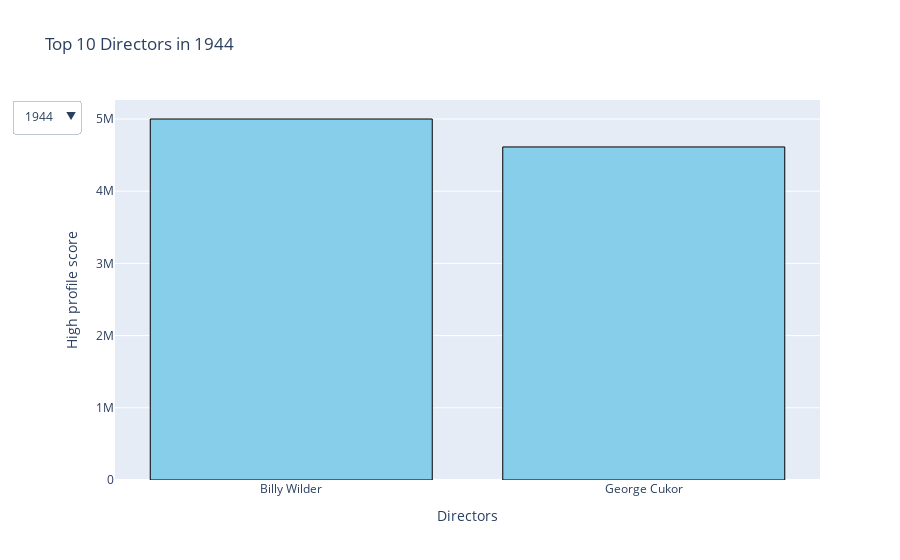

Notebook code for this chart:
### Markdown cell above
### Directors

### Code cell
q3.plot_top_directors_interactive(director_revenue_year, 10)

### Figure 1 — Plotly figure (JSON) as saved in the notebook; plotly's stock layout.template omitted (floating-point values rounded to 4 significant figures)
{"data": [{"marker": {"color": "skyblue", "line": {"color": "black", "width": 1}}, "type": "bar", "x": ["Billy Wilder", "George Cukor"], "y": [5000000, 4613000]}], "layout": {"title": {"text": "Top 10 Directors in 1944"}, "updatemenus": [{"buttons": [{"args": [{"x": [["Billy Wilder", "George Cukor"]], "y": [[5000000, 4613000]]}, {"title": "Top 10 Directors in 1944"}], "label": "1944", "method": "update"}, {"args": [{"x": [["Leo McCarey", "Alfred Hitchcock", "Billy Wilder", "George Cukor"]], "y": [[21333333, 7000000, 5000000, 4613000]]}, {"title": "Top 10 Directors in 1945"}], "label": "1945", "method": "update"}, {"args": [{"x": [["William Wyler", "Leo McCarey", "Alfred Hitchcock", "Billy Wilder", "George Cukor", "Frank Capra"]], "y": [[23650000, 21333333, 7000000, 5000000, 4613000, 3300000]]}, {"title": "Top 10 Directors in 1946"}], "label": "1946", "method": "update"}, {"args": [{"x": [["William Wyler", "Leo McCarey", "Alfred Hitchcock", "Billy Wilder", "George Cukor", "Frank Capra", "George Seaton"]], "y": [[23650000, 21333333, 7000000, 5000000, 4613000, 3300000, 3150000]]}, {"title": "Top 10 Directors in 1947"}], "label": "1947", "method": "update"}, {"args": [{"x": [["William Wyler", "Leo McCarey", "Alfred Hitchcock", "Billy Wilder", "George Cukor", "Frank Capra", "George Seaton"]], "y": [[23650000, 21333333, 7000000, 5000000, 4613000, 3300000, 3150000]]}, {"title": "Top 10 Directors in 1948"}], "label": "1948", "method": "update"}, {"args": [{"x": [["Leo McCarey", "William Wyler", "Alfred Hitchcock", "Billy Wilder", "William A. Wellman", "George Cukor", "Frank Capra", "Henry King", "George Seaton"]], "y": [[21333333, 12975000, 7000000, 5000000, 4700000, 4613000, 3300000, 3225000, 3150000]]}, {"title": "Top 10 Directors in 1949"}], "label": "1949", "method": "update"}, {"args": [{"x": [["Leo McCarey", "William Wyler", "Compton Bennett", "Alfred Hitchcock", "Billy Wilder", "William A. Wellman", "George Cukor", "Vincente Minnelli", "Frank Capra", "Henry King"]], "y": [[21333333, 12975000, 10050000, 7000000, 5000000, 4700000, 4381500, 4150000, 3300000, 3225000]]}, {"title": "Top 10 Directors in 1950"}], "label": "1950", "method": "update"}, {"args": [{"x": [["Leo McCarey", "William Wyler", "Mervyn LeRoy", "Compton Bennett", "Elia Kazan", "Alfred Hitchcock", "George Stevens", "Billy Wilder", "William A. Wellman", "George Cukor"]], "y": [[21333333, 12975000, 10500000, 10050000, 8000000, 7000000, 7000000, 5000000, 4700000, 4381500]]}, {"title": "Top 10 Directors in 1951"}], "label": "1951", "method": "update"}, {"args": [{"x": [["Leo McCarey", "William Wyler", "Cecil B. DeMille", "Mervyn LeRoy", "Compton Bennett", "Elia Kazan", "Fred Zinnemann", "Alfred Hitchcock", "George Stevens", "Billy Wilder"]], "y": [[21333333, 12975000, 12000000, 10500000, 10050000, 8000000, 8000000, 7000000, 7000000, 5000000]]}, {"title": "Top 10 Directors in 1952"}], "label": "1952", "method": "update"}, {"args": [{"x": [["Henry Koster", "Leo McCarey", "Fred Zinnemann", "George Stevens", "William Wyler", "Cecil B. DeMille", "Mervyn LeRoy", "Compton Bennett", "Elia Kazan", "Alfred Hitchcock"]], "y": [[36000000, 21333333, 19250000, 13500000, 12650000, 12000000, 10500000, 10050000, 8000000, 7000000]]}, {"title": "Top 10 Directors in 1953"}], "label": "1953", "method": "update"}, {"args": [{"x": [["Henry Koster", "Leo McCarey", "Fred Zinnemann", "George Stevens", "William Wyler", "Cecil B. DeMille", "Mervyn LeRoy", "Compton Bennett", "Elia Kazan", "Edward Dmytryk"]], "y": [[36000000, 21333333, 19250000, 13500000, 12650000, 12000000, 10500000, 10050000, 8800000, 8700000]]}, {"title": "Top 10 Directors in 1954"}], "label": "1954", "method": "update"}, {"args": [{"x": [["Henry Koster", "Leo McCarey", "Fred Zinnemann", "George Stevens", "William Wyler", "Cecil B. DeMille", "Mervyn LeRoy", "Compton Bennett", "Elia Kazan", "Edward Dmytryk"]], "y": [[36000000, 21333333, 19250000, 13500000, 12650000, 12000000, 10500000, 10050000, 8800000, 8700000]]}, {"title": "Top 10 Directors in 1955"}], "label": "1955", "method": "update"}, {"args": [{"x": [["Cecil B. DeMille", "Henry Koster", "Leo McCarey", "George Stevens", "Fred Zinnemann", "William Wyler", "Mervyn LeRoy", "Compton Bennett", "Elia Kazan", "Edward Dmytryk"]], "y": [[46000000, 36000000, 21333333, 20670000.0, 19250000, 12650000, 10500000, 10050000, 8800000, 8700000]]}, {"title": "Top 10 Directors in 1956"}], "label": "1956", "method": "update"}, {"args": [{"x": [["Cecil B. DeMille", "Henry Koster", "Joshua Logan", "Leo McCarey", "George Stevens", "Fred Zinnemann", "William Wyler", "Mervyn LeRoy", "Compton Bennett", "Elia Kazan"]], "y": [[46000000, 36000000, 22000115, 21333333, 20670000.0, 19250000, 12650000, 10500000, 10050000, 8800000]]}, {"title": "Top 10 Directors in 1957"}], "label": "1957", "method": "update"}, {"args": [{"x": [["Cecil B. DeMille", "Henry Koster", "Joshua Logan", "Leo McCarey", "George Stevens", "Fred Zinnemann", "William Wyler", "Mervyn LeRoy", "Compton Bennett", "Elia Kazan"]], "y": [[46000000, 36000000, 22000115, 21333333, 20670000.0, 19250000, 12650000, 10500000, 10050000, 8800000]]}, {"title": "Top 10 Directors in 1958"}], "label": "1958", "method": "update"}, {"args": [{"x": [["Cecil B. DeMille", "Henry Koster", "Joshua Logan", "Leo McCarey", "George Stevens", "Fred Zinnemann", "William Wyler", "Otto Preminger", "Mervyn LeRoy", "Compton Bennett"]], "y": [[46000000, 36000000, 22000115, 21333333, 20670000.0, 19250000, 12650000, 11000000, 10500000, 10050000]]}, {"title": "Top 10 Directors in 1959"}], "label": "1959", "method": "update"}, {"args": [{"x": [["Cecil B. DeMille", "Henry Koster", "Joshua Logan", "Leo McCarey", "George Stevens", "Fred Zinnemann", "Billy Wilder", "William Wyler", "Otto Preminger", "Mervyn LeRoy"]], "y": [[46000000, 36000000, 22000115, 21333333, 20670000.0, 19250000, 14800000, 12650000, 11000000, 10500000]]}, {"title": "Top 10 Directors in 1960"}], "label": "1960", "method": "update"}, {"args": [{"x": [["Cecil B. DeMille", "Jerome Robbins", "Henry Koster", "Joshua Logan", "Leo McCarey", "George Stevens", "Fred Zinnemann", "Billy Wilder", "William Wyler", "Otto Preminger"]], "y": [[46000000, 43700000, 36000000, 22000115, 21333333, 20670000.0, 19250000, 14800000, 12650000, 11000000]]}, {"title": "Top 10 Directors in 1961"}], "label": "1961", "method": "update"}, {"args": [{"x": [["Ken Annakin", "Cecil B. DeMille", "Jerome Robbins", "Henry Koster", "Joshua Logan", "Leo McCarey", "George Stevens", "Robert Mulligan", "Fred Zinnemann", "Billy Wilder"]], "y": [[50000000, 46000000, 43700000, 36000000, 22000115, 21333333, 20670000.0, 20629846, 19250000, 14800000]]}, {"title": "Top 10 Directors in 1962"}], "label": "1962", "method": "update"}, {"args": [{"x": [["Ken Annakin", "Cecil B. DeMille", "Jerome Robbins", "Henry Koster", "Joshua Logan", "Leo McCarey", "George Stevens", "Robert Mulligan", "Fred Zinnemann", "Billy Wilder"]], "y": [[50000000, 46000000, 43700000, 36000000, 22000115, 21333333, 20670000.0, 20629846, 19250000, 14800000]]}, {"title": "Top 10 Directors in 1963"}], "label": "1963", "method": "update"}, {"args": [{"x": [["Robert Stevenson", "Ken Annakin", "Cecil B. DeMille", "Jerome Robbins", "Henry Koster", "George Cukor", "Joshua Logan", "Leo McCarey", "George Stevens", "Robert Mulligan"]], "y": [[102272727, 50000000, 46000000, 43700000, 36000000, 26921000, 22000115, 21333333, 20670000.0, 20629846]]}, {"title": "Top 10 Directors in 1964"}], "label": "1964", "method": "update"}, {"args": [{"x": [["Robert Wise", "David Lean", "Robert Stevenson", "Ken Annakin", "Cecil B. DeMille", "Jerome Robbins", "Henry Koster", "George Cukor", "Joshua Logan", "Leo McCarey"]], "y": [[286214286, 111721910, 102272727, 50000000, 46000000, 43700000, 36000000, 26921000, 22000115, 21333333]]}, {"title": "Top 10 Directors in 1965"}], "label": "1965", "method": "update"}, {"args": [{"x": [["Robert Wise", "David Lean", "Robert Stevenson", "Ken Annakin", "Cecil B. DeMille", "Jerome Robbins", "Mike Nichols", "Henry Koster", "George Cukor", "Joshua Logan"]], "y": [[286214286, 111721910, 102272727, 50000000, 46000000, 43700000, 40000000, 36000000, 26921000, 22000115]]}, {"title": "Top 10 Directors in 1966"}], "label": "1966", "method": "update"}, {"args": [{"x": [["Robert Wise", "David Lean", "Robert Stevenson", "Mike Nichols", "Stanley Kramer", "Arthur Penn", "Ken Annakin", "Cecil B. DeMille", "Jerome Robbins", "Henry Koster"]], "y": [[286214286, 111721910, 102272727, 72450000.0, 56666667, 50700000, 50000000, 46000000, 43700000, 36000000]]}, {"title": "Top 10 Directors in 1967"}], "label": "1967", "method": "update"}, {"args": [{"x": [["Robert Wise", "David Lean", "Robert Stevenson", "Carol Reed", "Mike Nichols", "Stanley Kramer", "Arthur Penn", "Ken Annakin", "Cecil B. DeMille", "Jerome Robbins"]], "y": [[286214286, 111721910, 102272727, 77402877, 72450000.0, 56666667, 50700000, 50000000, 46000000, 43700000]]}, {"title": "Top 10 Directors in 1968"}], "label": "1968", "method": "update"}, {"args": [{"x": [["Robert Wise", "David Lean", "George Roy Hill", "Robert Stevenson", "Carol Reed", "Mike Nichols", "Stanley Kramer", "Arthur Penn", "Ken Annakin", "Cecil B. DeMille"]], "y": [[286214286, 111721910, 102308889, 102272727, 77402877, 72450000.0, 56666667, 50700000, 50000000, 46000000]]}, {"title": "Top 10 Directors in 1969"}], "label": "1969", "method": "update"}, {"args": [{"x": [["Robert Wise", "Arthur Hiller", "David Lean", "George Roy Hill", "Robert Stevenson", "Carol Reed", "Mike Nichols", "Franklin J. Schaffner", "Stanley Kramer", "Arthur Penn"]], "y": [[286214286, 136397186, 111721910, 102308889, 102272727, 77402877, 72450000.0, 61749765, 56666667, 50700000]]}, {"title": "Top 10 Directors in 1970"}], "label": "1970", "method": "update"}, {"args": [{"x": [["Robert Wise", "Arthur Hiller", "David Lean", "George Roy Hill", "Robert Stevenson", "Carol Reed", "Mike Nichols", "Franklin J. Schaffner", "Stanley Kramer", "William Friedkin"]], "y": [[286214286, 136397186, 111721910, 102308889, 102272727, 77402877, 72450000.0, 61749765, 56666667, 51700000]]}, {"title": "Top 10 Directors in 1971"}], "label": "1971", "method": "update"}, {"args": [{"x": [["Robert Wise", "Francis Ford Coppola", "Arthur Hiller", "David Lean", "George Roy Hill", "Robert Stevenson", "Carol Reed", "Mike Nichols", "Franklin J. Schaffner", "Stanley Kramer"]], "y": [[286214286, 268500000, 136397186, 111721910, 102308889, 102272727, 77402877, 72450000.0, 61749765, 56666667]]}, {"title": "Top 10 Directors in 1972"}], "label": "1972", "method": "update"}, {"args": [{"x": [["Robert Wise", "Francis Ford Coppola", "William Friedkin", "George Lucas", "Arthur Hiller", "George Roy Hill", "David Lean", "Robert Stevenson", "Carol Reed", "Mike Nichols"]], "y": [[286214286, 268500000, 246400000.0, 140000000, 136397186, 130962608, 111721910, 102272727, 77402877, 72450000.0]]}, {"title": "Top 10 Directors in 1973"}], "label": "1973", "method": "update"}, {"args": [{"x": [["Robert Wise", "William Friedkin", "Francis Ford Coppola", "George Lucas", "John Guillermin", "Arthur Hiller", "George Roy Hill", "David Lean", "Robert Stevenson", "Carol Reed"]], "y": [[286214286, 246400000.0, 155300000.0, 140000000, 139700000, 136397186, 130962608, 111721910, 102272727, 77402877]]}, {"title": "Top 10 Directors in 1974"}], "label": "1974", "method": "update"}, {"args": [{"x": [["Robert Wise", "William Friedkin", "Francis Ford Coppola", "George Lucas", "John Guillermin", "Arthur Hiller", "George Roy Hill", "David Lean", "Milos Forman", "Robert Stevenson"]], "y": [[286214286, 246400000.0, 155300000.0, 140000000, 139700000, 136397186, 130962608, 111721910, 108981275, 102272727]]}, {"title": "Top 10 Directors in 1975"}], "label": "1975", "method": "update"}, {"args": [{"x": [["Robert Wise", "William Friedkin", "John G. Avildsen", "Francis Ford Coppola", "George Lucas", "John Guillermin", "Arthur Hiller", "George Roy Hill", "David Lean", "Milos Forman"]], "y": [[286214286, 246400000.0, 225000000, 155300000.0, 140000000, 139700000, 136397186, 130962608, 111721910, 108981275]]}, {"title": "Top 10 Directors in 1976"}], "label": "1976", "method": "update"}, {"args": [{"x": [["Robert Wise", "William Friedkin", "John G. Avildsen", "Francis Ford Coppola", "George Lucas", "John Guillermin", "Arthur Hiller", "George Roy Hill", "David Lean", "Milos Forman"]], "y": [[286214286, 246400000.0, 225000000, 155300000.0, 140000000, 139700000, 136397186, 130962608, 111721910, 108981275]]}, {"title": "Top 10 Directors in 1977"}], "label": "1977", "method": "update"}, {"args": [{"x": [["Robert Wise", "William Friedkin", "John G. Avildsen", "Francis Ford Coppola", "George Lucas", "John Guillermin", "Arthur Hiller", "George Roy Hill", "David Lean", "Milos Forman"]], "y": [[286214286, 246400000.0, 225000000, 155300000.0, 140000000, 139700000, 136397186, 130962608, 111721910, 108981275]]}, {"title": "Top 10 Directors in 1978"}], "label": "1978", "method": "update"}, {"args": [{"x": [["Robert Wise", "William Friedkin", "John G. Avildsen", "Francis Ford Coppola", "George Lucas", "John Guillermin", "Arthur Hiller", "George Roy Hill", "David Lean", "Milos Forman"]], "y": [[286214286, 246400000.0, 225000000, 155300000.0, 140000000, 139700000, 136397186, 130962608, 111721910, 108981275]]}, {"title": "Top 10 Directors in 1979"}], "label": "1979", "method": "update"}, {"args": [{"x": [["Robert Wise", "William Friedkin", "John G. Avildsen", "Francis Ford Coppola", "George Lucas", "John Guillermin", "Arthur Hiller", "George Roy Hill", "David Lean", "Milos Forman"]], "y": [[286214286, 246400000.0, 225000000, 155300000.0, 140000000, 139700000, 136397186, 130962608, 111721910, 108981275]]}, {"title": "Top 10 Directors in 1980"}], "label": "1980", "method": "update"}, {"args": [{"x": [["Robert Wise", "William Friedkin", "John G. Avildsen", "Francis Ford Coppola", "George Lucas", "John Guillermin", "Arthur Hiller", "George Roy Hill", "David Lean", "Milos Forman"]], "y": [[286214286, 246400000.0, 225000000, 155300000.0, 140000000, 139700000, 136397186, 130962608, 111721910, 108981275]]}, {"title": "Top 10 Directors in 1981"}], "label": "1981", "method": "update"}, {"args": [{"x": [["Steven Spielberg", "Robert Wise", "William Friedkin", "John G. Avildsen", "Sydney Pollack", "Francis Ford Coppola", "George Lucas", "John Guillermin", "Arthur Hiller", "George Roy Hill"]], "y": [[792910554, 286214286, 246400000.0, 225000000, 177200000, 155300000.0, 140000000, 139700000, 136397186, 130962608]]}, {"title": "Top 10 Directors in 1982"}], "label": "1982", "method": "update"}, {"args": [{"x": [["Steven Spielberg", "Robert Wise", "William Friedkin", "John G. Avildsen", "Sydney Pollack", "Francis Ford Coppola", "George Lucas", "John Guillermin", "Arthur Hiller", "George Roy Hill"]], "y": [[792910554, 286214286, 246400000.0, 225000000, 177200000, 155300000.0, 140000000, 139700000, 136397186, 130962608]]}, {"title": "Top 10 Directors in 1983"}], "label": "1983", "method": "update"}, {"args": [{"x": [["Steven Spielberg", "Robert Wise", "William Friedkin", "John G. Avildsen", "Sydney Pollack", "Francis Ford Coppola", "George Lucas", "John Guillermin", "Arthur Hiller", "George Roy Hill"]], "y": [[792910554, 286214286, 246400000.0, 225000000, 177200000, 155300000.0, 140000000, 139700000, 136397186, 130962608]]}, {"title": "Top 10 Directors in 1984"}], "label": "1984", "method": "update"}, {"args": [{"x": [["Steven Spielberg", "Robert Wise", "William Friedkin", "John G. Avildsen", "Francis Ford Coppola", "Sydney Pollack", "George Lucas", "John Guillermin", "Arthur Hiller", "George Roy Hill"]], "y": [[467455277, 286214286, 246400000.0, 225000000, 155300000.0, 152800000.0, 140000000, 139700000, 136397186, 130962608]]}, {"title": "Top 10 Directors in 1985"}], "label": "1985", "method": "update"}, {"args": [{"x": [["Steven Spielberg", "Robert Wise", "William Friedkin", "John G. Avildsen", "Francis Ford Coppola", "Sydney Pollack", "George Lucas", "John Guillermin", "Oliver Stone", "Arthur Hiller"]], "y": [[467455277, 286214286, 246400000.0, 225000000, 155300000.0, 152800000.0, 140000000, 139700000, 138530565, 136397186]]}, {"title": "Top 10 Directors in 1986"}], "label": "1986", "method": "update"}, {"args": [{"x": [["Steven Spielberg", "Adrian Lyne", "Robert Wise", "William Friedkin", "John G. Avildsen", "Francis Ford Coppola", "Sydney Pollack", "George Lucas", "John Guillermin", "Oliver Stone"]], "y": [[467455277, 320145693, 286214286, 246400000.0, 225000000, 155300000.0, 152800000.0, 140000000, 139700000, 138530565]]}, {"title": "Top 10 Directors in 1987"}], "label": "1987", "method": "update"}, {"args": [{"x": [["Steven Spielberg", "Barry Levinson", "Adrian Lyne", "Robert Wise", "William Friedkin", "John G. Avildsen", "Francis Ford Coppola", "Sydney Pollack", "George Lucas", "John Guillermin"]], "y": [[467455277, 354825435, 320145693, 286214286, 246400000.0, 225000000, 155300000.0, 152800000.0, 140000000, 139700000]]}, {"title": "Top 10 Directors in 1988"}], "label": "1988", "method": "update"}, {"args": [{"x": [["Steven Spielberg", "Barry Levinson", "Adrian Lyne", "Robert Wise", "William Friedkin", "John G. Avildsen", "Oliver Stone", "Francis Ford Coppola", "Sydney Pollack", "Peter Weir"]], "y": [[467455277, 354825435, 320145693, 286214286, 246400000.0, 225000000, 185400000.0, 155300000.0, 152800000.0, 152300000.0]]}, {"title": "Top 10 Directors in 1989"}], "label": "1989", "method": "update"}, {"args": [{"x": [["Jerry Zucker", "Steven Spielberg", "Barry Levinson", "Adrian Lyne", "Robert Wise", "William Friedkin", "John G. Avildsen", "Oliver Stone", "Francis Ford Coppola", "Sydney Pollack"]], "y": [[505702588, 467455277, 354825435, 320145693, 286214286, 246400000.0, 225000000, 185400000.0, 155300000.0, 152800000.0]]}, {"title": "Top 10 Directors in 1990"}], "label": "1990", "method": "update"}, {"args": [{"x": [["Jerry Zucker", "Steven Spielberg", "Gary Trousdale", "Barry Levinson", "Adrian Lyne", "Robert Wise", "Jonathan Demme", "William Friedkin", "John G. Avildsen", "Oliver Stone"]], "y": [[505702588, 467455277, 424967620, 354825435, 320145693, 286214286, 272742922, 246400000.0, 225000000, 185400000.0]]}, {"title": "Top 10 Directors in 1991"}], "label": "1991", "method": "update"}, {"args": [{"x": [["Jerry Zucker", "Steven Spielberg", "Gary Trousdale", "Barry Levinson", "Adrian Lyne", "Robert Wise", "Jonathan Demme", "William Friedkin", "Rob Reiner", "John G. Avildsen"]], "y": [[505702588, 467455277, 424967620, 354825435, 320145693, 286214286, 272742922, 246400000.0, 243240178, 225000000]]}, {"title": "Top 10 Directors in 1992"}], "label": "1992", "method": "update"}, {"args": [{"x": [["Jerry Zucker", "Steven Spielberg", "Gary Trousdale", "Andrew Davis", "Barry Levinson", "Adrian Lyne", "Robert Wise", "Jonathan Demme", "William Friedkin", "Rob Reiner"]], "y": [[505702588, 467455277, 424967620, 368875760, 354825435, 320145693, 286214286, 272742922, 246400000.0, 243240178]]}, {"title": "Top 10 Directors in 1993"}], "label": "1993", "method": "update"}, {"args": [{"x": [["Jerry Zucker", "Steven Spielberg", "Gary Trousdale", "Andrew Davis", "Barry Levinson", "Adrian Lyne", "Robert Wise", "Jonathan Demme", "William Friedkin", "Mike Newell"]], "y": [[505702588, 467455277, 424967620, 368875760, 354825435, 320145693, 286214286, 272742922, 246400000.0, 245700832]]}, {"title": "Top 10 Directors in 1994"}], "label": "1994", "method": "update"}, {"args": [{"x": [["Jerry Zucker", "Steven Spielberg", "Gary Trousdale", "Andrew Davis", "Ron Howard", "Barry Levinson", "Adrian Lyne", "Robert Wise", "Jonathan Demme", "Chris Noonan"]], "y": [[505702588, 467455277, 424967620, 368875760, 355237933, 354825435, 320145693, 286214286, 272742922, 254134910]]}, {"title": "Top 10 Directors in 1995"}], "label": "1995", "method": "update"}, {"args": [{"x": [["Jerry Zucker", "Steven Spielberg", "Gary Trousdale", "Andrew Davis", "Ron Howard", "Barry Levinson", "Adrian Lyne", "Robert Wise", "Cameron Crowe", "Jonathan Demme"]], "y": [[505702588, 467455277, 424967620, 368875760, 355237933, 354825435, 320145693, 286214286, 273552592, 272742922]]}, {"title": "Top 10 Directors in 1996"}], "label": "1996", "method": "update"}, {"args": [{"x": [["James Cameron", "Jerry Zucker", "Steven Spielberg", "Gary Trousdale", "Andrew Davis", "Ron Howard", "Barry Levinson", "Adrian Lyne", "Robert Wise", "Cameron Crowe"]], "y": [[2185372302, 505702588, 467455277, 424967620, 368875760, 355237933, 354825435, 320145693, 286214286, 273552592]]}, {"title": "Top 10 Directors in 1997"}], "label": "1997", "method": "update"}, {"args": [{"x": [["James Cameron", "Jerry Zucker", "Steven Spielberg", "Gary Trousdale", "Andrew Davis", "Ron Howard", "Barry Levinson", "Adrian Lyne", "Robert Wise", "Cameron Crowe"]], "y": [[2185372302, 505702588, 472300000.0, 424967620, 368875760, 355237933, 354825435, 320145693, 286214286, 273552592]]}, {"title": "Top 10 Directors in 1998"}], "label": "1998", "method": "update"}, {"args": [{"x": [["James Cameron", "M. Night Shyamalan", "Jerry Zucker", "Steven Spielberg", "Gary Trousdale", "Andrew Davis", "Ron Howard", "Barry Levinson", "Adrian Lyne", "Robert Wise"]], "y": [[2185372302, 672806292, 505702588, 472300000.0, 424967620, 368875760, 355237933, 354825435, 320145693, 286214286]]}, {"title": "Top 10 Directors in 1999"}], "label": "1999", "method": "update"}, {"args": [{"x": [["James Cameron", "M. Night Shyamalan", "Jerry Zucker", "Steven Spielberg", "Ridley Scott", "Gary Trousdale", "Andrew Davis", "Ron Howard", "Barry Levinson", "Adrian Lyne"]], "y": [[2185372302, 672806292, 505702588, 472300000.0, 457640427, 424967620, 368875760, 355237933, 354825435, 320145693]]}, {"title": "Top 10 Directors in 2000"}], "label": "2000", "method": "update"}, {"args": [{"x": [["James Cameron", "Peter Jackson", "M. Night Shyamalan", "Jerry Zucker", "Steven Spielberg", "Ridley Scott", "Gary Trousdale", "Andrew Davis", "Barry Levinson", "Ron Howard"]], "y": [[2185372302, 871530324, 672806292, 505702588, 472300000.0, 457640427, 424967620, 368875760, 354825435, 334390137]]}, {"title": "Top 10 Directors in 2001"}], "label": "2001", "method": "update"}, {"args": [{"x": [["James Cameron", "Peter Jackson", "M. Night Shyamalan", "Jerry Zucker", "Steven Spielberg", "Ridley Scott", "Gary Trousdale", "Andrew Davis", "Barry Levinson", "Ron Howard"]], "y": [[2185372302, 898800000.0, 672806292, 505702588, 472300000.0, 457640427, 424967620, 368875760, 354825435, 334390137]]}, {"title": "Top 10 Directors in 2002"}], "label": "2002", "method": "update"}, {"args": [{"x": [["James Cameron", "Peter Jackson", "M. Night Shyamalan", "Jerry Zucker", "Steven Spielberg", "Ridley Scott", "Gary Trousdale", "Andrew Davis", "Barry Levinson", "Ron Howard"]], "y": [[2185372302, 898800000.0, 672806292, 505702588, 472300000.0, 457640427, 424967620, 368875760, 354825435, 334390137]]}, {"title": "Top 10 Directors in 2003"}], "label": "2003", "method": "update"}, {"args": [{"x": [["James Cameron", "Peter Jackson", "M. Night Shyamalan", "Jerry Zucker", "Steven Spielberg", "Ridley Scott", "Gary Trousdale", "Andrew Davis", "Barry Levinson", "Ron Howard"]], "y": [[2185372302, 898800000.0, 672806292, 505702588, 472300000.0, 457640427, 424967620, 368875760, 354825435, 334390137]]}, {"title": "Top 10 Directors in 2004"}], "label": "2004", "method": "update"}, {"args": [{"x": [["James Cameron", "Peter Jackson", "M. Night Shyamalan", "Jerry Zucker", "Ridley Scott", "Gary Trousdale", "Steven Spielberg", "Andrew Davis", "Barry Levinson", "Ron Howard"]], "y": [[2185372302, 898800000.0, 672806292, 505702588, 457640427, 424967620, 386800000.0, 368875760, 354825435, 334390137]]}, {"title": "Top 10 Directors in 2005"}], "label": "2005", "method": "update"}, {"args": [{"x": [["James Cameron", "Peter Jackson", "M. Night Shyamalan", "Jerry Zucker", "Ridley Scott", "Gary Trousdale", "Steven Spielberg", "Andrew Davis", "Barry Levinson", "Ron Howard"]], "y": [[2185372302, 898800000.0, 672806292, 505702588, 457640427, 424967620, 386800000.0, 368875760, 354825435, 334390137]]}, {"title": "Top 10 Directors in 2006"}], "label": "2006", "method": "update"}, {"args": [{"x": [["James Cameron", "Peter Jackson", "M. Night Shyamalan", "Jerry Zucker", "Ridley Scott", "Gary Trousdale", "Steven Spielberg", "Andrew Davis", "Barry Levinson", "Ron Howard"]], "y": [[2185372302, 898800000.0, 672806292, 505702588, 457640427, 424967620, 386800000.0, 368875760, 354825435, 334390137]]}, {"title": "Top 10 Directors in 2007"}], "label": "2007", "method": "update"}, {"args": [{"x": [["James Cameron", "Peter Jackson", "M. Night Shyamalan", "Jerry Zucker", "Ridley Scott", "Gary Trousdale", "Steven Spielberg", "Danny Boyle", "Andrew Davis", "Barry Levinson"]], "y": [[2185372302, 898800000.0, 672806292, 505702588, 457640427, 424967620, 386800000.0, 377910544, 368875760, 354825435]]}, {"title": "Top 10 Directors in 2008"}], "label": "2008", "method": "update"}, {"args": [{"x": [["James Cameron", "Peter Jackson", "Pete Docter", "M. Night Shyamalan", "Jerry Zucker", "Ridley Scott", "Gary Trousdale", "Steven Spielberg", "Danny Boyle", "Andrew Davis"]], "y": [[2185372302, 898800000.0, 731342744, 672806292, 505702588, 457640427, 424967620, 386800000.0, 377910544, 368875760]]}, {"title": "Top 10 Directors in 2009"}], "label": "2009", "method": "update"}, {"args": [{"x": [["James Cameron", "Lee Unkrich", "Peter Jackson", "Christopher Nolan", "Pete Docter", "M. Night Shyamalan", "Jerry Zucker", "Ridley Scott", "Gary Trousdale", "Steven Spielberg"]], "y": [[2185372302, 1063171911, 898800000.0, 825532764, 731342744, 672806292, 505702588, 457640427, 424967620, 386800000.0]]}, {"title": "Top 10 Directors in 2010"}], "label": "2010", "method": "update"}, {"args": [{"x": [["James Cameron", "Lee Unkrich", "Peter Jackson", "Christopher Nolan", "Pete Docter", "M. Night Shyamalan", "Jerry Zucker", "Ridley Scott", "Gary Trousdale", "Andrew Davis"]], "y": [[2185372302, 1063171911, 898800000.0, 825532764, 731342744, 672806292, 505702588, 457640427, 424967620, 368875760]]}, {"title": "Top 10 Directors in 2011"}], "label": "2011", "method": "update"}, {"args": [{"x": [["James Cameron", "Lee Unkrich", "Peter Jackson", "Christopher Nolan", "Pete Docter", "M. Night Shyamalan", "Jerry Zucker", "Ridley Scott", "Gary Trousdale", "Andrew Davis"]], "y": [[2185372302, 1063171911, 898800000.0, 825532764, 731342744, 672806292, 505702588, 457640427, 424967620, 368875760]]}, {"title": "Top 10 Directors in 2012"}], "label": "2012", "method": "update"}], "direction": "down", "showactive": true}], "xaxis": {"title": {"text": "Directors"}}, "yaxis": {"title": {"text": "High profile score"}}}}
